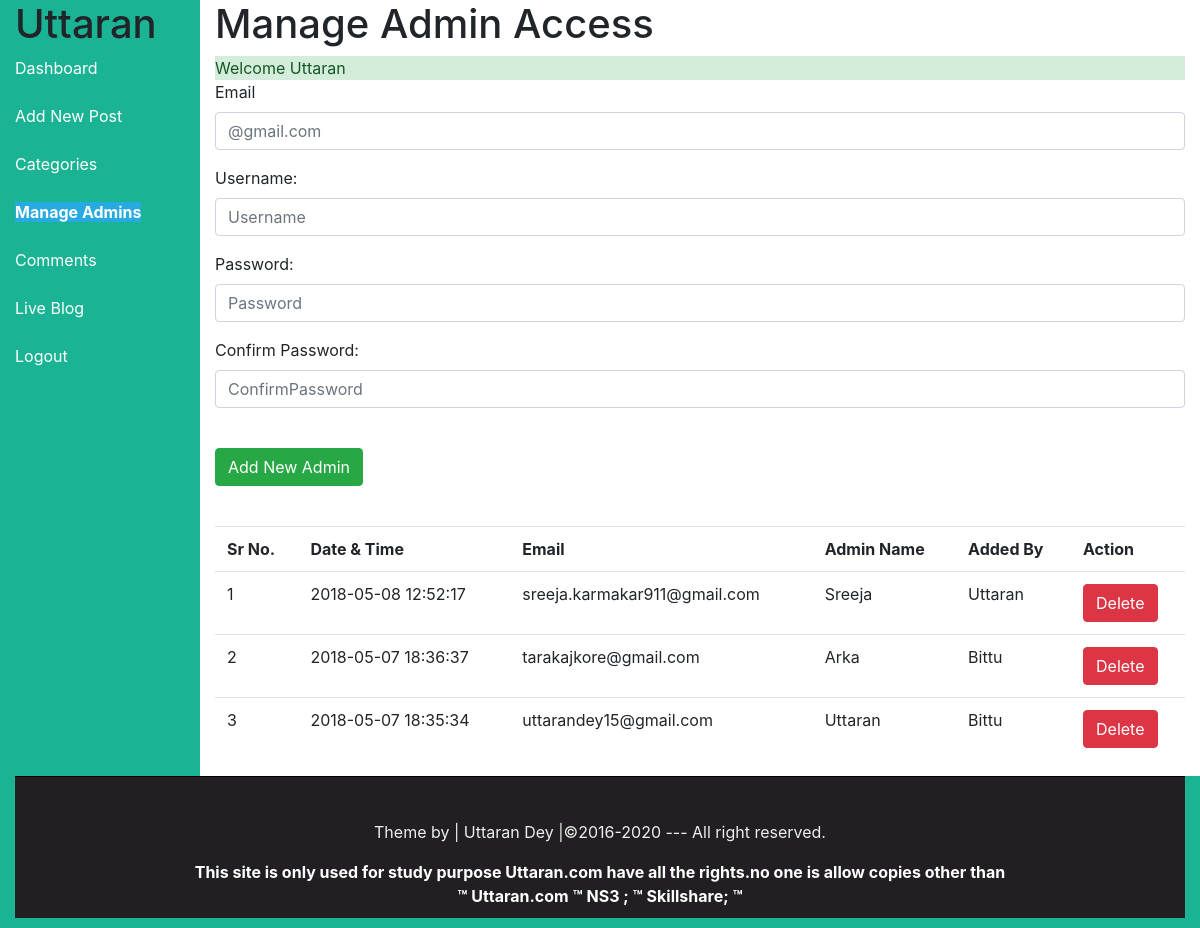
The page /Admins.php (signed in) on the database its author committed.
### tables this page shows
CREATE TABLE `registration` (
  `id` int(10) NOT NULL,
  `datetime` varchar(50) NOT NULL,
  `email` varchar(320) NOT NULL,
  `username` varchar(200) NOT NULL,
  `password` varchar(200) NOT NULL,
  `addedby` varchar(200) NOT NULL
);

### Admins.php (the view, shortened to what this page needs)
<?php require_once("Include/Sessions.php"); ?>
<?php require_once("Include/Functions.php"); ?>
<!DOCTYPE>
<html>
		<head>
				<link rel="stylesheet" href= "css/bootstrap.min.css">
				<link rel="stylesheet" href= "css/adminstyle.css">
		</head>
		<body>
	<div class="container-fluid">
	<div class="row">
			<div class="col-sm-2">
			<h1>Uttaran</h1>
			<ul id="Side_Menu" class="nav flex-column">
			<li><a href="Dashboard.php">
			Dashboard</a></li><br>
			<li><a href="AddNewPost.php">
			Add New Post</a></li><br>
			<li><a href="Categories.php">
			Categories</a></li><br>
			<li class="active"><a href="Admins.php">
			Manage Admins</a></li><br>
			<li><a href="#">
			Comments</a></li><br>
			<li><a href="Blog2.php">
			Live Blog</a></li><br>
			<li><a href="Logout.php">
			Logout</a></li><br>
			</ul>
			</div>
			<div class="col-sm-10">
			<h1>Manage Admin Access</h1>
			<div><?php echo Message();
					echo SuccessMessage();
				?>
<div>
<form action="Admins.php" method="post">
	<fieldset>
		<div class="form-group">
		<label for="Email">Email</label>
		<input class="form-control" type="email" name="Email" id="Username" placeholder="@gmail.com">
		</div>
		<div class="form-group">
		<label for="Username">Username:</label>
		<input class="form-control" type="text" name="Username" id="Username" placeholder="Username">
		</div>
		<div class="form-group">
		<label for="Password">Password:</label>
		<input class="form-control" type="Password" name="Password" id="Password" placeholder="Password">
		</div>
		<div class="form-group">
		<label for="ConfirmPassword">Confirm Password:</label>
		<input class="form-control" type="Password" name="ConfirmPassword" id="ConfirmPassword" placeholder="ConfirmPassword">
		</div>
		<br>
		<input class="btn btn-success"type="Submit" name="Submit" value="Add New Admin">
		</fieldset>
		<br>
</form>
</div>
<div class="table-responsive">
		<table class="table table-hover">
		<tr>
				<th>Sr No.</th>
				<th>Date & Time</th>
				<th>Email</th>
				<th>Admin Name</th>
				<th>Added By</th>
				<th>Action</th>
		</tr>
<?php
$ViewQuery="SELECT * FROM registration ORDER BY datetime desc";
$Execute=mysqli_query($Connection,$ViewQuery);
$SrNo=0;
while($DataRows=mysqli_fetch_array($Execute)){
		$Id=$DataRows["id"];
		$DateTime=$DataRows["datetime"];
		$Email=$DataRows["email"];
		$Username=$DataRows["username"];
		$Admin=$DataRows["addedby"];
		$SrNo++;
?>
<tr>
	<td><?php echo $SrNo; ?></td>
	<td><?php echo $DateTime; ?></td>
	<td><?php echo $Email; ?></td>
	<td><?php echo $Username; ?></td>
	<td><?php echo $Admin; ?></td>
	<td><a href="DeleteAdmin.php?id=<?php echo $Id;?>">
	<span class="btn btn-danger">Delete</span></a></td>
</tr>
		<?php } ?>
		</table>
</div>
	</div>
	</div>
	</div>
<div id="Footer">
		<hr><p>Theme by | Uttaran Dey |&copy;2016-2020 --- All right reserved.
		</p>
		<a style="color: white; text-decoration:none; cursor:pointer; font-weight:bold;" href="http:// google.com"
		<p>
This site is only used for study purpose Uttaran.com have all the rights.no one is allow
copies other than <br>&trade; Uttaran.com &trade; NS3 ; &trade; Skillshare; &trade;
</a>
</div> <div style="height: 10px; backgorund:#27AAE1;"></div>
		</body>
</html>

### Include/Sessions.php (shortened to what this page needs)
<?php
function SuccessMessage(){
	if(isset($_SESSION["SuccessMessage"])){
		$Output="<div class=\"alert-success\">";
        $Output.=htmlentities($_SESSION["SuccessMessage"]);
		$Output.="</div>";
		return $Output;
	}
}
?>

### css/adminstyle.css (style rules this page uses)
body { background-color: #1ab394; }
.col-sm-10 { background-color: #ffffff; }
#Side_Menu a { color: #ffffff; }
#Side_Menu .active a { color: #ffffff; background-color: #27AAE1; font-weight: bold; }
#Footer { padding:10px; border-top: 1px solid black; color:#eeeeee; background-color: #211f22; text-align: center; }

### rows shown on the page
registration: datetime "2018-05-08 12:52:17", email "sreeja.karmakar911@gmail.com", username "Sreeja", addedby "Uttaran"
registration: datetime "2018-05-07 18:36:37", email "tarakajkore@gmail.com", username "Arka", addedby "Bittu"
registration: datetime "2018-05-07 18:35:34", email "uttarandey15@gmail.com", username "Uttaran", addedby "Bittu"

### other values the page prints
SuccessMessage() "Welcome Uttaran"
